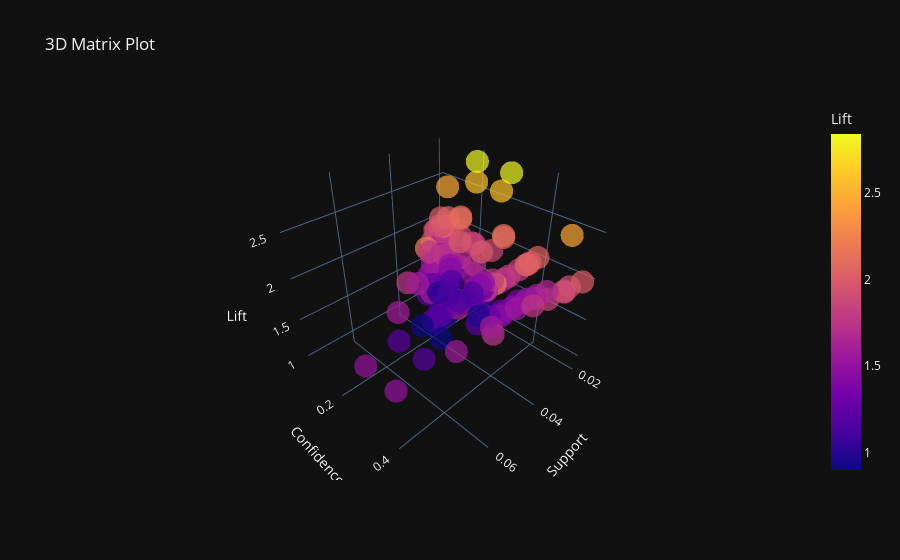

Here is the notebook cell this chart was saved with:
### Code cell
import plotly.express as px

# Convertir conjuntos congelados a listas
rules['antecedents'] = rules['antecedents'].apply(list)
rules['consequents'] = rules['consequents'].apply(list)

# Grafico de matriz 3D interactivo con plotly
# -------------------------------------------
fig = px.scatter_3d(rules,
                    x='support',
                    y='confidence',
                    z='lift',
                    color='lift',
                    size_max=20,
                    opacity=0.7,
                    title='3D Matrix Plot',
                    labels={'support': 'Support', 'confidence': 'Confidence', 'lift': 'Lift'},
                    hover_data=['antecedents', 'consequents', 'support', 'confidence', 'lift'])

# Mostrar la figura interactiva
fig.show()

### Figure 1 — Plotly figure (JSON) as saved in the notebook; plotly's stock layout.template omitted (floating-point values rounded to 4 significant figures; data arrays with more than 128 entries replaced by an {"elided": "..."} marker saying what was removed)
{"data": [{"customdata": {"elided": "134 rows, 280 str values in total"}, "hovertemplate": "Support=%{x}<br>Confidence=%{y}<br>Lift=%{marker.color}<br>antecedents=%{customdata[0]}<br>consequents=%{customdata[1]}<extra></extra>", "legendgroup": "", "marker": {"color": {"elided": "134 float values"}, "coloraxis": "coloraxis", "opacity": 0.7, "symbol": "circle"}, "mode": "markers", "name": "", "scene": "scene", "showlegend": false, "x": {"elided": "134 float values"}, "y": {"elided": "134 float values"}, "z": {"elided": "134 float values"}, "type": "scatter3d"}], "layout": {"scene": {"domain": {"x": [0.0, 1.0], "y": [0.0, 1.0]}, "xaxis": {"title": {"text": "Support"}}, "yaxis": {"title": {"text": "Confidence"}}, "zaxis": {"title": {"text": "Lift"}}}, "coloraxis": {"colorbar": {"title": {"text": "Lift"}}, "colorscale": [[0.0, "#0d0887"], [0.1111, "#46039f"], [0.2222, "#7201a8"], [0.3333, "#9c179e"], [0.4444, "#bd3786"], [0.5556, "#d8576b"], [0.6667, "#ed7953"], [0.7778, "#fb9f3a"], [0.8889, "#fdca26"], [1.0, "#f0f921"]]}, "legend": {"tracegroupgap": 0}, "title": {"text": "3D Matrix Plot"}}}
